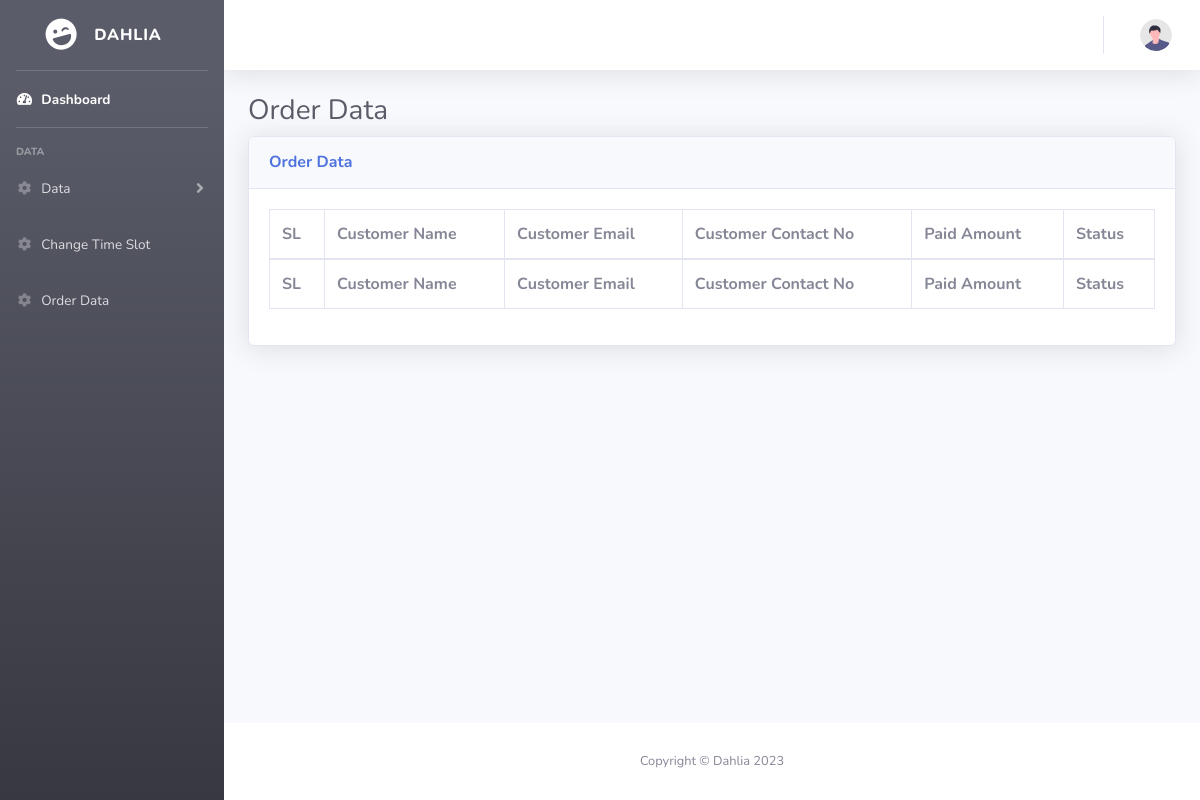
Before: /admin/orderdata.php with the older database file.
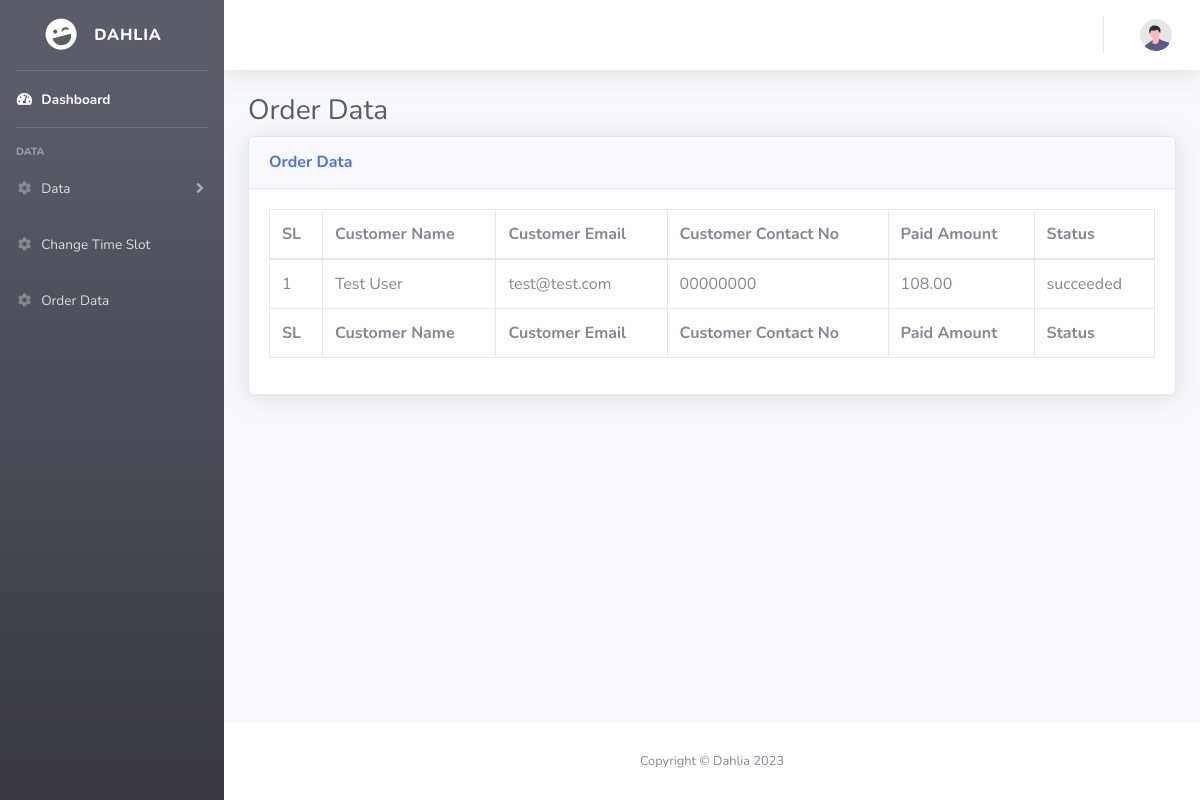
After: the same page with the newer database file.
### tables this page shows
CREATE TABLE `customer` (
  `id` int(11) NOT NULL,
  `customer_name` varchar(100) NOT NULL,
  `email` varchar(100) NOT NULL,
  `number` varchar(20) NOT NULL,
  `address` varchar(250) NOT NULL,
  `city` varchar(50) NOT NULL,
  `zip_code` varchar(20) NOT NULL,
  `password` varchar(50) NOT NULL,
  `profile_image` varchar(200) NOT NULL,
  `membership_point` int(10) NOT NULL,
  `inserted_at` datetime NOT NULL,
  `updated_at` datetime NOT NULL
);

CREATE TABLE `transactions` (
  `id` int(11) NOT NULL,
  `billing_id` int(11) NOT NULL,
  `customer_name` varchar(50) NOT NULL,
  `customer_email` varchar(50) NOT NULL,
  `item_name` varchar(255) NOT NULL,
  `item_number` varchar(50) NOT NULL,
  `item_price` float(10,2) NOT NULL,
  `item_price_currency` varchar(10) NOT NULL,
  `paid_amount` float(10,2) NOT NULL,
  `paid_amount_currency` varchar(10) NOT NULL,
  `txn_id` varchar(50) NOT NULL,
  `payment_status` varchar(25) NOT NULL,
  `stripe_checkout_session_id` varchar(100) DEFAULT NULL,
  `created` datetime NOT NULL,
  `modified` datetime NOT NULL
);

### includes/dbConnect.php (called while the page is built, shortened)
<?php
class DBController {
    private $host = "localhost";
    private $user = "root";
    private $password = "";
    private $database = "dahlia";
    private $conn;
    function __construct() {
        $this->conn = $this->connectDB();
    }
    function connectDB() {
        $conn = mysqli_connect($this->host,$this->user,$this->password,$this->database);
        return $conn;
    }
    function runQuery($query) {
        $result = mysqli_query($this->conn,$query);
        while($row=mysqli_fetch_assoc($result)) {
            $resultset[] = $row;
        }
        if(!empty($resultset))
            return $resultset;
    }
    function numRows($query) {
        $result  = mysqli_query($this->conn,$query);
        $rowcount = mysqli_num_rows($result);
        return $rowcount;
    }
}

### admin/orderdata.php (the view, shortened to what this page needs)
<?php
include('../includes/dbConnect.php');
$db_handle = new DBController();
?>
<!DOCTYPE html>
<html lang="en">
<head>
    <?php require_once 'include/css.php'; ?>
</head>
<body id="page-top">
<div id="wrapper">
    <?php require_once 'include/sidebar.php'; ?>
    <div id="content-wrapper" class="d-flex flex-column">
        <div id="content">
            <?php require_once 'include/topbar.php'; ?>
            <div class="container-fluid">
                <h1 class="h3 mb-2 text-gray-800">Order Data</h1>
                <div class="card shadow mb-4">
                    <div class="card-header py-3">
                        <h6 class="m-0 font-weight-bold text-primary">Order Data</h6>
                    </div>
                    <div class="card-body">
                        <div class="table-responsive">
                            <table class="table table-bordered" id="dataTable" width="100%" cellspacing="0">
                                <thead>
                                <tr>
                                    <th>SL</th>
                                    <th>Customer Name</th>
                                    <th>Customer Email</th>
                                    <th>Customer Contact No</th>
                                    <th>Paid Amount</th>
                                    <th>Status</th>
                                </tr>
                                </thead>
                                <tfoot>
                                <tr>
                                    <th>SL</th>
                                    <th>Customer Name</th>
                                    <th>Customer Email</th>
                                    <th>Customer Contact No</th>
                                    <th>Paid Amount</th>
                                    <th>Status</th>
                                </tr>
                                </tfoot>
                                <tbody>
                                <?php
                                $data = $db_handle->runQuery("SELECT c.customer_name as c_name, c.email as email, c.number as number, t.paid_amount as paid_amount, t.payment_status as status from customer as c, transactions as t where t.billing_id = c.id ORDER BY t.id DESC;");
                                $row_count = $db_handle->numRows("SELECT c.customer_name, c.email, c.number, t.paid_amount, t.payment_status from customer as c, transactions as t where t.billing_id = c.id ORDER BY t.id DESC;");
                                for ($i = 0; $i < $row_count; $i++) {
                                    ?>
                                    <tr>
                                        <td><?php echo $i + 1; ?></td>
                                        <td><?php echo $data[$i]["c_name"]; ?></td>
                                        <td><?php echo $data[$i]["email"]; ?></td>
                                        <td><?php echo $data[$i]["number"]; ?></td>
                                        <td><?php echo $data[$i]["paid_amount"]; ?></td>
                                        <td><?php echo $data[$i]["status"]; ?></td>
                                    </tr>
                                <?php } ?>
                                </tbody>
                            </table>
                        </div>
                    </div>
                </div>
            </div>
        </div>
        <?php require_once 'include/footer.php'; ?>
    </div>
</div>
</body>
</html>

### admin/include/css.php (shortened to what this page needs)
<link href="vendor/fontawesome-free/css/all.min.css" rel="stylesheet" type="text/css">
<link href="css/sb-admin-2.min.css" rel="stylesheet">
<link href="vendor/datatables/dataTables.bootstrap4.min.css" rel="stylesheet">

### admin/include/sidebar.php (shortened to what this page needs)
<ul class="navbar-nav bg-gradient-dark sidebar sidebar-dark accordion" id="accordionSidebar">
    <a class="sidebar-brand d-flex align-items-center justify-content-center" href="dashboard.php">
        <div class="sidebar-brand-icon rotate-n-15">
            <i class="fas fa-laugh-wink"></i>
        </div>
        <div class="sidebar-brand-text mx-3">Dahlia</div>
    </a>
    <hr class="sidebar-divider my-0">
    <li class="nav-item active">
        <a class="nav-link" href="dashboard.php">
            <i class="fas fa-fw fa-tachometer-alt"></i>
            <span>Dashboard</span></a>
    </li>
    <hr class="sidebar-divider">
    <div class="sidebar-heading">
        Data
    </div>
    <li class="nav-item">
        <a class="nav-link collapsed" href="#" data-toggle="collapse" data-target="#collapseTwo"
           aria-expanded="true" aria-controls="collapseTwo">
            <i class="fas fa-fw fa-cog"></i>
            <span>Data</span>
        </a>
    </li>
    <li class="nav-item">
        <a class="nav-link" href="changetime.php">
            <i class="fas fa-fw fa-cog"></i>
            <span>Change Time Slot</span>
        </a>
    </li>
    <li class="nav-item">
        <a class="nav-link" href="orderdata.php">
            <i class="fas fa-fw fa-cog"></i>
            <span>Order Data</span>
        </a>
    </li>
</ul>

### admin/include/topbar.php (shortened to what this page needs)
<nav class="navbar navbar-expand navbar-light bg-white topbar mb-4 static-top shadow">
    <ul class="navbar-nav ml-auto">
        <li class="nav-item dropdown no-arrow">
            <a class="nav-link dropdown-toggle" href="#" id="userDropdown" role="button"
               data-toggle="dropdown" aria-haspopup="true" aria-expanded="false">
                <img class="img-profile rounded-circle"
                     src="img/undraw_profile.svg">
            </a>
        </li>
    </ul>
</nav>

### admin/include/footer.php
<footer class="sticky-footer bg-white">
    <div class="container my-auto">
        <div class="copyright text-center my-auto">
            <span>Copyright &copy; Dahlia 2023</span>
        </div>
    </div>
</footer>

Changed rows visible on the page:
added customer: customer_name "Test User", email "test@test.com", number "00000000", transactions.paid_amount "108.00", transactions.payment_status "succeeded"
